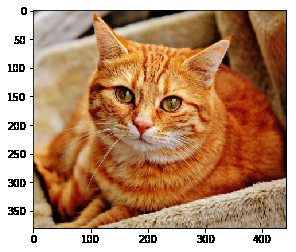
#> input picture 第六周/cat.png, 296 x 252 px
$ python cat.py
#> lines starting #> are read from the running program, lines starting #| are printed output that depends on the picture
import cv2
import matplotlib.pyplot as plt

img_basic = cv2.imread('cat.png', cv2.IMREAD_COLOR)
#> img_basic is the input picture: shape (252, 296, 3); mean B, G, R 109.9, 141.8, 182.2
plt.imshow(cv2.cvtColor(img_basic, cv2.COLOR_BGR2RGB))
plt.show()

img_basic = cv2.cvtColor(img_basic, cv2.COLOR_BGR2GRAY)
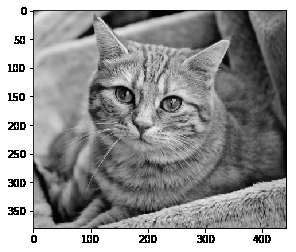
#> img_basic: shape (252, 296); min 0, max 255, mean 150.2
plt.imshow(cv2.cvtColor(img_basic, cv2.COLOR_GRAY2RGB))
plt.show()

$ run again, with 第六周/屏幕截图 2026-05-07 110315.png copied over 第六周/cat.png
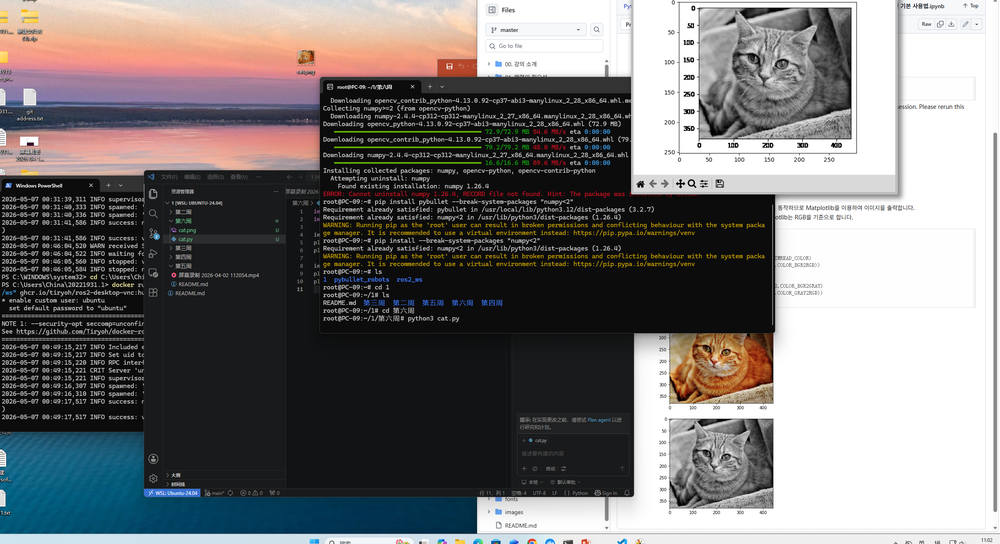
#> input picture 第六周/屏幕截图 2026-05-07 110315.png, 1000 x 544 px, shrunk from 2445 x 1329 before the run
#> img_basic is the input picture: shape (544, 1000, 3); mean B, G, R 119.5, 119.6, 121.9
#> `img_basic = cv2.cvtColor(img_basic, cv2.COLOR_BGR2GRAY)`:
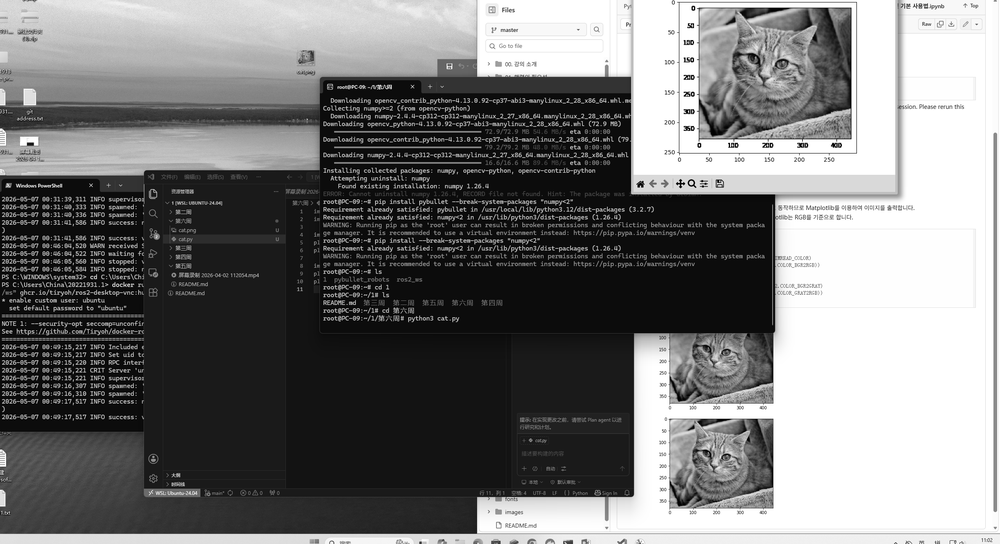
#> img_basic: shape (544, 1000); min 0, max 255, mean 120.3
